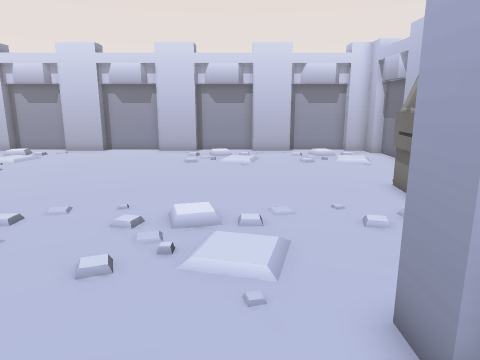
view 1 (above)

18 first-person views from a walk through a 3-D level made in the Godot game engine. The camera is 1.3 m above the floor, tilts 12° down and sees 70° across. The floor is counted in squares, 0.5 m on a side. Each view is taken from the middle of a square. On the plan, view 1 faces up. The plan holds only what a view shows up to about 20 squares ahead; the rest is blank. The place goes on beyond the plan. Some surface patterns are stand-ins.

view 2
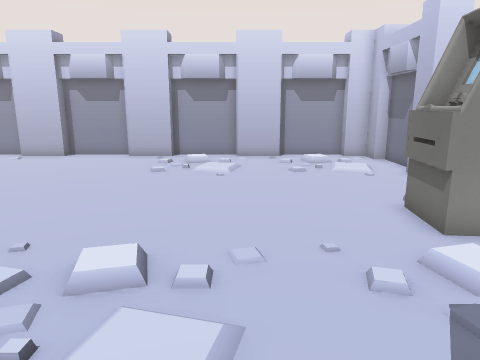

view 3
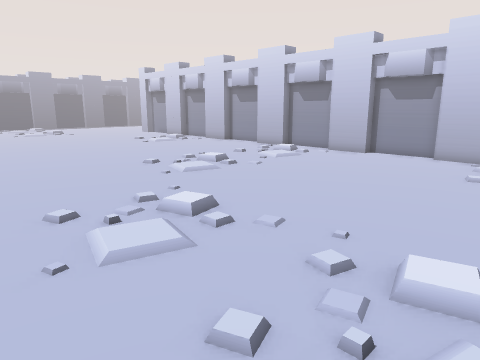

view 4
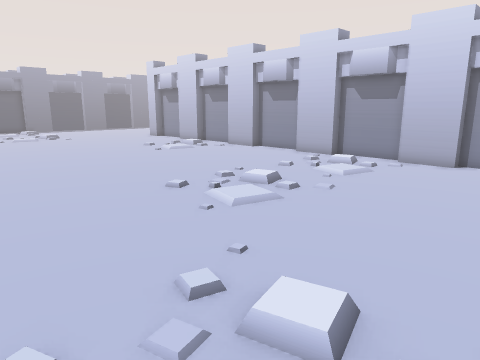

view 5
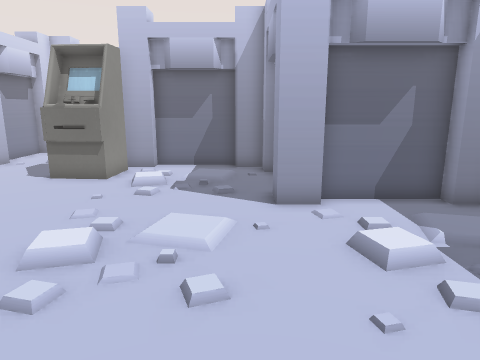

view 6
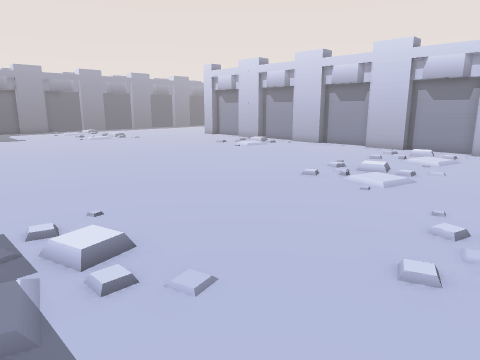

view 7
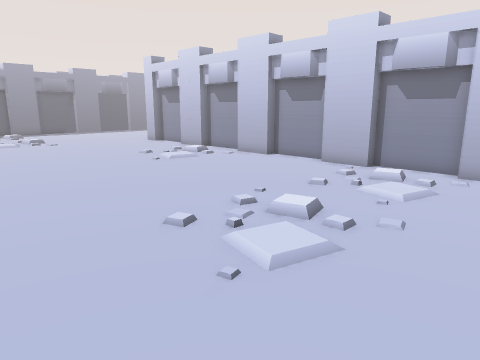

view 8
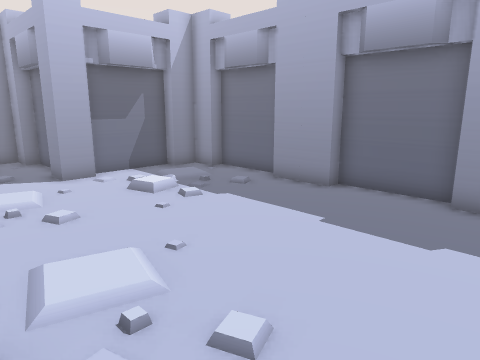

view 9
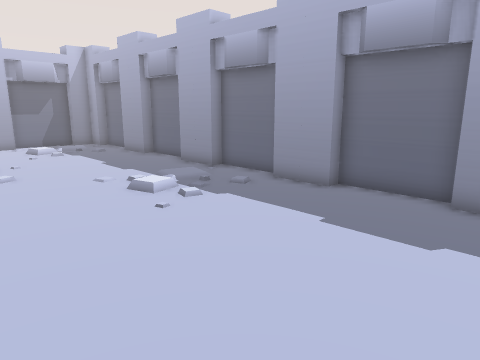

view 10
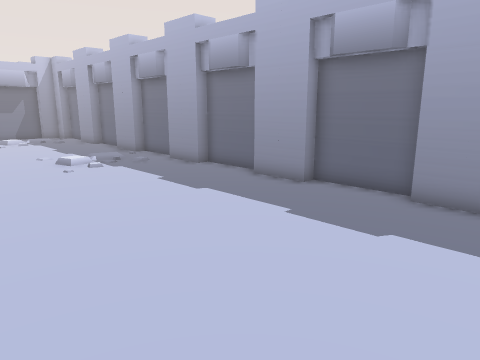

view 11
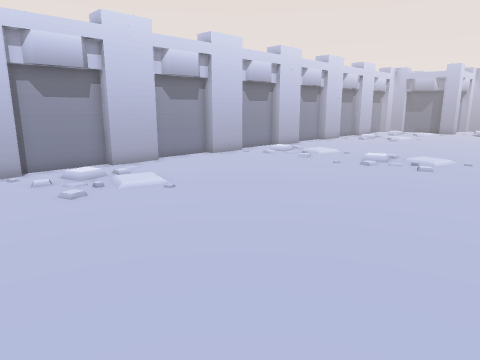

view 12
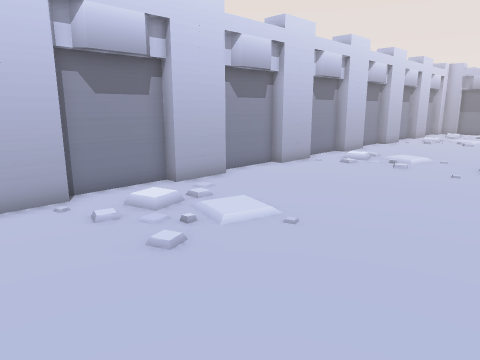

view 13
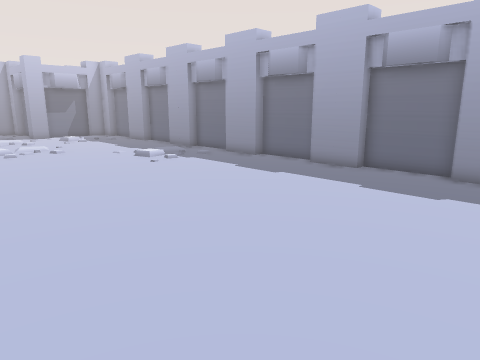

view 14
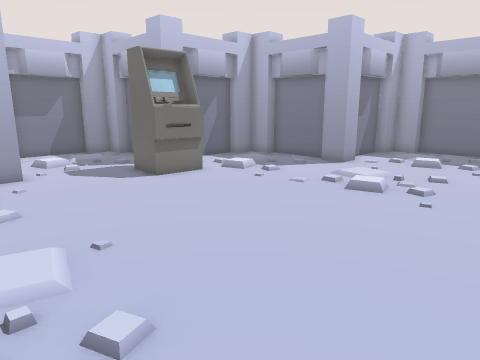

view 15
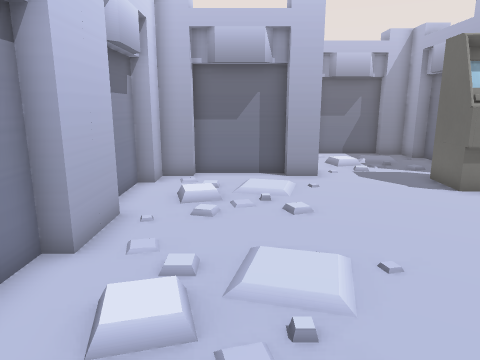

view 16
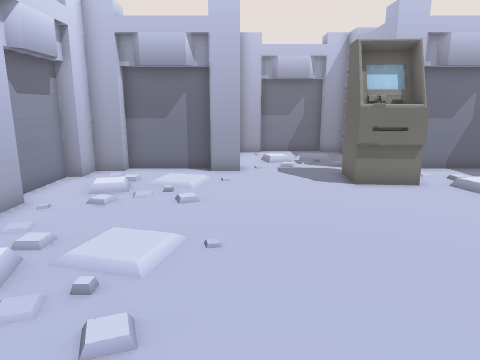

view 17
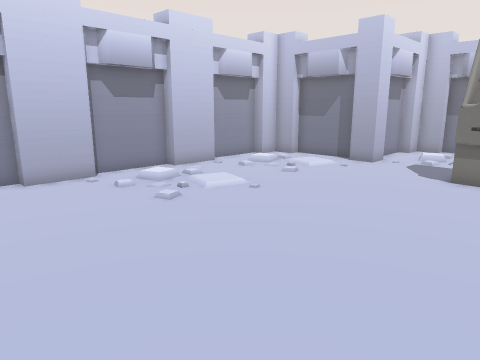

view 18
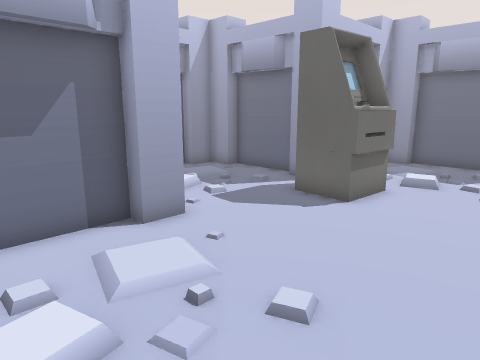

### Floor plan
Points are (right, up) in squares from view 1. A wall is a line through its corners. A room is listed if a view was taken in it or the views show most of it. See-through windows are left out.
Room 1 (views 1, 2, 3, 4, 5, 6, 7, 8, 9, 10, 11, 12, 13, 14, 15, 16, 17, 18)
walls: (-8.8, -2.6) (-5.2, -2.6) (-5.2, -2) (-2.8, -2); (-14.4, -2.6) (-11.2, -2.6) (-11.2, -2) (-8.8, -2); (2, 2.8) (2, 4) (3.2, 4); (-2.4, -2.6) (0.8, -2.6) (0.8, -2) (2, -2) (2, -0.8) (2.6, -0.8) (2.6, 2.8); (3.5, 3.4) (6.8, 3.4) (6.8, 4) (8, 4) (8, 5.2) (8.6, 5.2) (8.6, 8.8) (8, 8.8) (8, 10); (-20.8, -2.6) (-17.2, -2.6) (-17.2, -2) (-14.8, -2); (3.2, 22) (0.8, 22) (0.8, 22.6) (-2.8, 22.6) (-2.8, 22) (-5.2, 22) (-5.2, 22.6) (-8.8, 22.6) (-8.8, 22) (-11.2, 22) (-11.2, 22.6) (-14.8, 22.6) (-14.8, 22) (-17.2, 22) (-17.2, 22.6) (-20.8, 22.6) (-20.8, 22) (-23.2, 22) (-23.2, 22.6) (-26.8, 22.6); (-26.8, 22) (-28.5, 22); (-26.8, -2.6) (-23.2, -2.6) (-23.2, -2) (-20.8, -2); (9.6, 9.4) (12.8, 9.4) (12.8, 10) (14, 10) (14, 11.2) (14.6, 11.2) (14.6, 14.8) (14, 14.8) (14, 16) (12.8, 16) (12.8, 16.6) (10, 16.6); (9.2, 16) (8, 16) (8, 17.2) (8.6, 17.2) (8.6, 20.8) (8, 20.8) (8, 22) (6.8, 22) (6.8, 22.6) (3.2, 22.6); (-28.5, -2) (-26.8, -2)
objects: cash machine (5, 10) to (7, 12)

Where each view was taken, in squares from view 1:
view 1: 0 up, 0 right, facing up
view 2: 3 up, 1 right, facing up
view 3: 3 up, 0 right, facing up-left
view 4: 5 up, 5 left, facing up-left
view 5: 5 up, 7 left, facing right
view 6: 0 up, 7 left, facing up-left
view 7: 7 up, 8 left, facing up-left
view 8: 8 up, 11 left, facing down-right
view 9: 8 up, 23 left, facing down-right
view 10: 8 up, 30 left, facing down-right
view 11: 7 up, 30 left, facing up-right
view 12: 12 up, 30 left, facing up-right
view 13: 12 up, 30 left, facing down-right
view 14: 19 up, 6 left, facing down-right
view 15: 19 up, 5 left, facing right
view 16: 16 up, 6 left, facing right
view 17: 9 up, 8 left, facing up-right
view 18: 21 up, 1 right, facing down-right
